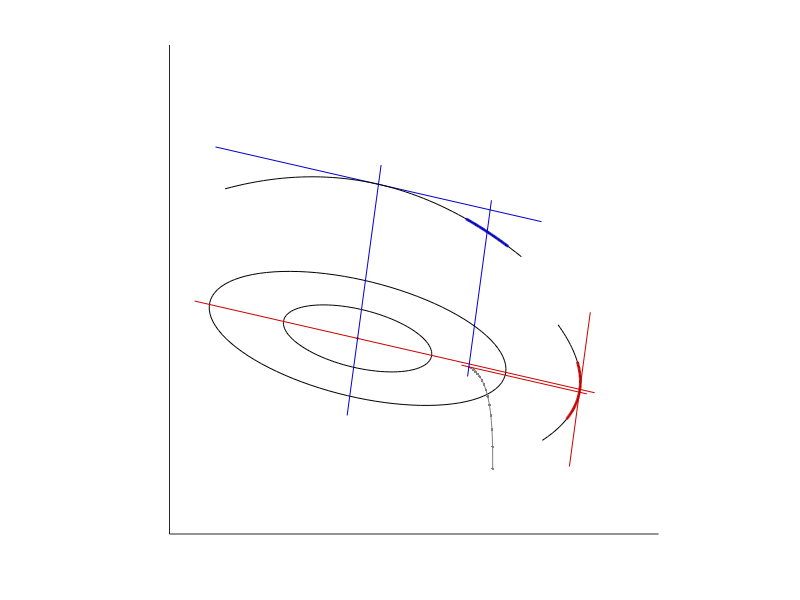
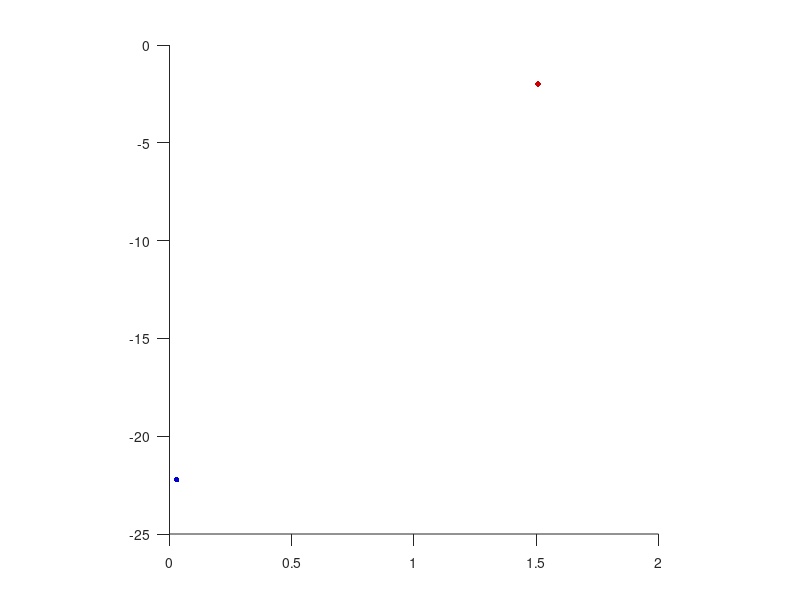

Write the MATLAB code that produced these figures, in order.
function plot_rr_grad_schema
%% plots schematic of the gradient ascent idea and early stopping


%% reward rate function
% scaling in x/y
rrs = [1 0.3];
rr = @(b) -sum((b(:) ./ rrs').^2);
rrgrad = @(b) -2 * (b(:)' ./ rrs.^2);
rrhess = -2 ./ rrs.^2;


%% gradient ascent properties
gradlr = 0.01;
gradini = [2 -1];
gradsteps = 15;
gradcol = [0.5 0.5 0.5];


%% plot limits and figure rotation
pxlim = [-2.5 4];
pylim = [-2 3];
prot = -10*pi/180;
protmat = [cos(prot) -sin(prot); sin(prot) cos(prot)];
xcol = [0.8 0 0];
ycol = [0 0 0.8];
graddist = 1;
gradscale = 0.1;


%% perform gradient ascent
gradp = [gradini' zeros(2, gradsteps-1)];
for n = 2:gradsteps
    gradp(:,n) = gradp(:,n-1) + gradlr * rrgrad(gradp(:,n-1))';
end


%% plot results
pbar = 1;
figure('Color', 'white');  hold on;
xlim(pxlim);  ylim(pylim);

% iso reward rates
thetas = linspace(0,2*pi,100);
isop = protmat * [(rrs(1) * cos(thetas)); (rrs(2) * sin(thetas))];
plot(isop(1,:), isop(2,:), 'k-');
plot(2 * isop(1,:), 2 * isop(2,:), 'k-');
plot(0, 0, 'k+', 'MarkerSize', 2);

% gradient ascent trajectory
gradprot = protmat * gradp;
plot(gradprot(1,:), gradprot(2,:), 'o-', 'Color', gradcol, ...
    'MarkerSize', 2, 'MarkerFaceColor', gradcol, 'MarkerEdgeColor', 'none');

% gradient and curvature in direction 1
graddir = protmat * [-(2*rrs(1)+0.2) (2*rrs(1)+graddist+0.2); 0 0];
plot(graddir(1,:), graddir(2,:), '-', 'Color', xcol);
graddir = protmat * [(gradp(1,end)-0.1) (2*rrs(1)+graddist+0.1); gradp(2,end) gradp(2,end)];
plot(graddir(1,:), graddir(2,:), '-', 'Color', xcol);
graddir = protmat * [(2*rrs(1)+graddist) (2*rrs(1)+graddist); -(2*rrs(2)+0.2) (2*rrs(2)+0.2)];
plot(graddir(1,:), graddir(2,:), '-', 'Color', xcol);
graddir = [zeros(1,50); linspace(-2*rrs(2), 2*rrs(2), 50)];
for n = 1:size(graddir,2), graddir(1,n) = rr([gradp(1,end) graddir(2,n)]); end
gradmax = max(graddir(1,:));
graddir = protmat * [(gradscale*(graddir(1,:)-gradmax)+graddist+2*rrs(1)); graddir(2,:)];
plot(graddir(1,:), graddir(2,:), 'k-');
graddir = [zeros(1,50); (gradp(2,end)+linspace(-0.3,0.3, 50))];
for n = 1:size(graddir,2), graddir(1,n) = rr([gradp(1,end) graddir(2,n)]); end
graddir = protmat * [(gradscale*(graddir(1,:)-gradmax)+graddist+2*rrs(1)); graddir(2,:)];
plot(graddir(1,:), graddir(2,:), '-', 'Color', xcol, 'LineWidth', 2);

% gradient and curvature in direction 2
graddir = protmat * [0 0; -(2*rrs(2)+0.2) (2*rrs(2)+graddist+0.2)];
plot(graddir(1,:), graddir(2,:), '-', 'Color', ycol);
graddir = protmat * [gradp(1,end) gradp(1,end); (gradp(2,end)-0.1) (2*rrs(2)+graddist+0.1)];
plot(graddir(1,:), graddir(2,:), '-', 'Color', ycol);
graddir = protmat * [-(2*rrs(1)+0.2) (2*rrs(1)+0.2); (2*rrs(2)+graddist) (2*rrs(2)+graddist)];
plot(graddir(1,:), graddir(2,:), '-', 'Color', ycol);
graddir = [linspace(-2*rrs(1), 2*rrs(1), 50); zeros(1,50)];
for n = 1:size(graddir,2), graddir(2,n) = rr([graddir(1,n) gradp(2,end)]); end
gradmax = max(graddir(2,:));
graddir = protmat * [graddir(1,:); (gradscale*(graddir(2,:)-gradmax)+graddist+2*rrs(2))];
plot(graddir(1,:), graddir(2,:), 'k-');
graddir = [(gradp(1,end)+linspace(-0.3,0.3, 50)); zeros(1,50)];
for n = 1:size(graddir,2), graddir(2,n) = rr([graddir(1,n), gradp(2,end)]); end
graddir = protmat * [graddir(1,:); (gradscale*(graddir(2,:)-gradmax)+graddist+2*rrs(2))];
plot(graddir(1,:), graddir(2,:), '-', 'Color', ycol, 'LineWidth', 2);

% set up plot
set(gca,'Layer','top','Box','off','PlotBoxAspectRatio',[pbar,1,1],'XTick',[],'YTick',[]);


%% plot gradient direction plot
figure('Color', 'white');  hold on;
plot(abs(gradp(1,end)), rrhess(1), 'o', ...
    'MarkerFaceColor', xcol, 'MarkerEdgeColor', 'none', 'MarkerSize', 4);
plot(abs(gradp(2,end)), rrhess(2), 'o', ...
    'MarkerFaceColor', ycol, 'MarkerEdgeColor', 'none', 'MarkerSize', 4);
set(gca,'Layer','top','Box','off','PlotBoxAspectRatio',[pbar,1,1],...
    'TickDir','out','TickLength',[1,1]*0.02/max(pbar,1));
